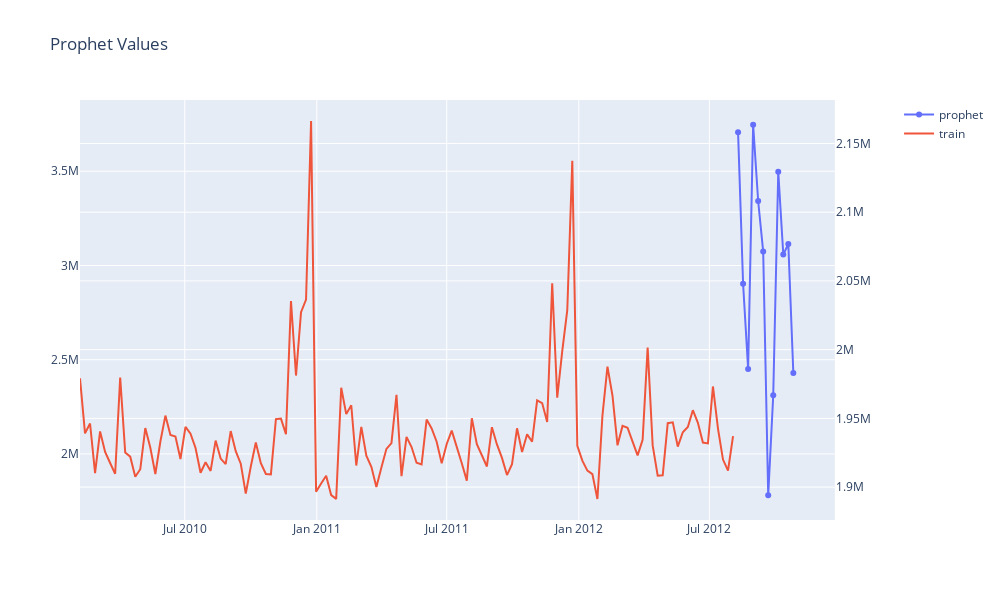

The notebook cell saved with this chart:
### Code cell
fig = make_subplots(specs=[[{"secondary_y": True}]])

fig.add_trace(
    go.Scatter(x = x_pp ,y = y_pp, name="prophet"),
    secondary_y=True
)

fig.add_trace(
    go.Scatter(x = x_train,y = y_train, name="train"),
    secondary_y=False
)

fig.update_layout(
    title_text="Prophet Values",
    width = 1000, height = 600
)

fig.show()

### Figure 1 — Plotly figure (JSON) as saved in the notebook; plotly's stock layout.template omitted (floating-point values rounded to 4 significant figures; data arrays with more than 128 entries replaced by an {"elided": "..."} marker saying what was removed)
{"data": [{"name": "prophet", "type": "scatter", "x": ["2012-08-10T00:00:00", "2012-08-17T00:00:00", "2012-08-24T00:00:00", "2012-08-31T00:00:00", "2012-09-07T00:00:00", "2012-09-14T00:00:00", "2012-09-21T00:00:00", "2012-09-28T00:00:00", "2012-10-05T00:00:00", "2012-10-12T00:00:00", "2012-10-19T00:00:00", "2012-10-26T00:00:00"], "xaxis": "x", "y": [2158000.0, 2048000.0, 1986000.0, 2164000.0, 2108000.0, 2071000.0, 1894000.0, 1967000.0, 2129000.0, 2069000.0, 2077000.0, 1983000.0], "yaxis": "y2"}, {"name": "train", "type": "scatter", "x": {"elided": "131 str values"}, "xaxis": "x", "y": {"elided": "131 float values"}, "yaxis": "y"}], "layout": {"height": 600, "title": {"text": "Prophet Values"}, "width": 1000, "xaxis": {"anchor": "y", "autorange": true, "domain": [0, 0.94], "range": ["2010-02-05", "2012-12-22 19:55:22.4803"], "type": "date"}, "yaxis": {"anchor": "x", "autorange": true, "domain": [0, 1], "range": [1650000.0, 3878000.0], "type": "linear"}, "yaxis2": {"anchor": "x", "autorange": true, "overlaying": "y", "range": [1876000.0, 2182000.0], "side": "right", "type": "linear"}}}
